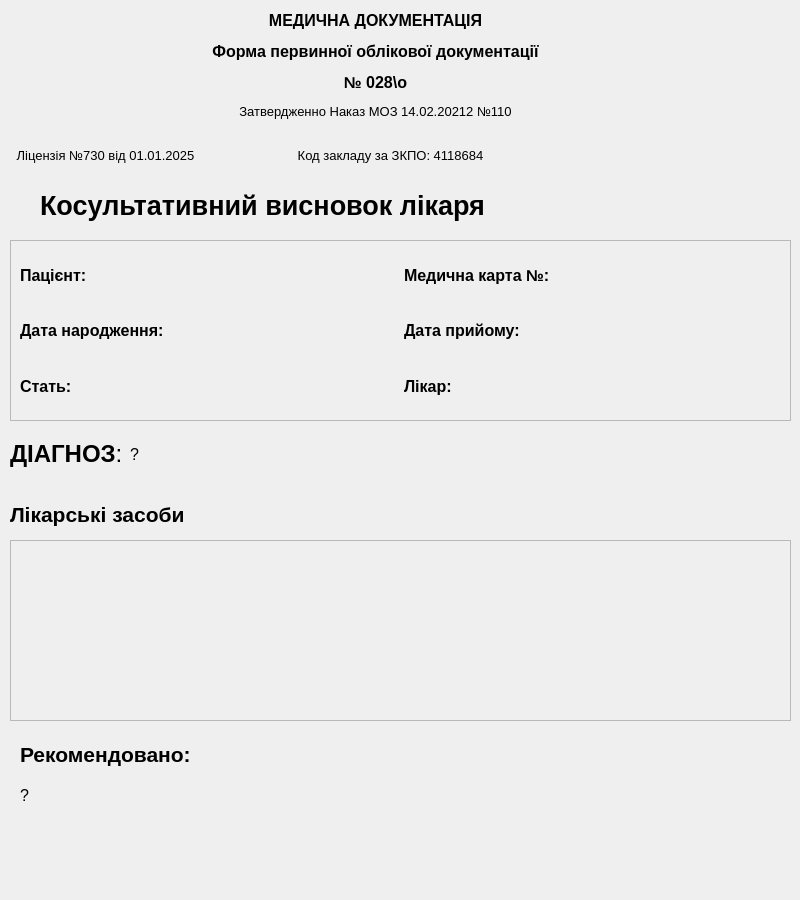
<?xml version="1.0" encoding="UTF-8"?>
<ui version="4.0">
 <class>AppointmentFullWidget</class>
 <widget class="QWidget" name="AppointmentFullWidget">
  <property name="geometry">
   <rect>
    <x>0</x>
    <y>0</y>
    <width>800</width>
    <height>900</height>
   </rect>
  </property>
  <property name="windowTitle">
   <string>Form</string>
  </property>
  <widget class="QLabel" name="title">
   <property name="geometry">
    <rect>
     <x>190</x>
     <y>0</y>
     <width>371</width>
     <height>131</height>
    </rect>
   </property>
   <property name="font">
    <font>
     <pointsize>12</pointsize>
    </font>
   </property>
   <property name="locale">
    <locale language="Ukrainian" country="Ukraine"/>
   </property>
   <property name="text">
    <string>&lt;html&gt;&lt;head/&gt;&lt;body&gt;&lt;p align=&quot;center&quot;&gt;&lt;span style=&quot; font-weight:700;&quot;&gt;МЕДИЧНА ДОКУМЕНТАЦІЯ&lt;/span&gt;&lt;/p&gt;&lt;p align=&quot;center&quot;&gt;&lt;span style=&quot; font-weight:700;&quot;&gt;Форма первинної облікової документації&lt;/span&gt;&lt;/p&gt;&lt;p align=&quot;center&quot;&gt;&lt;span style=&quot; font-weight:700;&quot;&gt;№ 028\о&lt;/span&gt;&lt;/p&gt;&lt;p align=&quot;center&quot;&gt;&lt;span style=&quot; font-size:10pt;&quot;&gt;Затвердженно Наказ МОЗ 14.02.20212 №110&lt;/span&gt;&lt;/p&gt;&lt;/body&gt;&lt;/html&gt;</string>
   </property>
  </widget>
  <widget class="QLabel" name="license">
   <property name="geometry">
    <rect>
     <x>10</x>
     <y>140</y>
     <width>191</width>
     <height>31</height>
    </rect>
   </property>
   <property name="font">
    <font>
     <pointsize>12</pointsize>
    </font>
   </property>
   <property name="locale">
    <locale language="Ukrainian" country="Ukraine"/>
   </property>
   <property name="text">
    <string>&lt;html&gt;&lt;head/&gt;&lt;body&gt;&lt;p align=&quot;center&quot;&gt;&lt;span style=&quot; font-size:10pt;&quot;&gt;Ліцензія №730 від 01.01.2025&lt;/span&gt;&lt;/p&gt;&lt;/body&gt;&lt;/html&gt;</string>
   </property>
  </widget>
  <widget class="QLabel" name="code">
   <property name="geometry">
    <rect>
     <x>280</x>
     <y>140</y>
     <width>221</width>
     <height>31</height>
    </rect>
   </property>
   <property name="font">
    <font>
     <pointsize>12</pointsize>
    </font>
   </property>
   <property name="locale">
    <locale language="Ukrainian" country="Ukraine"/>
   </property>
   <property name="text">
    <string>&lt;html&gt;&lt;head/&gt;&lt;body&gt;&lt;p align=&quot;center&quot;&gt;&lt;span style=&quot; font-size:10pt;&quot;&gt;Код закладу за ЗКПО: 4118684&lt;/span&gt;&lt;/p&gt;&lt;/body&gt;&lt;/html&gt;</string>
   </property>
  </widget>
  <widget class="QLabel" name="diagnosisName">
   <property name="geometry">
    <rect>
     <x>10</x>
     <y>430</y>
     <width>121</width>
     <height>49</height>
    </rect>
   </property>
   <property name="font">
    <font>
     <pointsize>12</pointsize>
    </font>
   </property>
   <property name="locale">
    <locale language="Ukrainian" country="Ukraine"/>
   </property>
   <property name="text">
    <string>&lt;html&gt;&lt;head/&gt;&lt;body&gt;&lt;p&gt;&lt;span style=&quot; font-size:18pt; font-weight:700;&quot;&gt;ДІАГНОЗ&lt;/span&gt;&lt;span style=&quot; font-size:18pt;&quot;&gt;:&lt;/span&gt;&lt;/p&gt;&lt;/body&gt;&lt;/html&gt;</string>
   </property>
  </widget>
  <widget class="QLabel" name="diagnosis">
   <property name="geometry">
    <rect>
     <x>130</x>
     <y>430</y>
     <width>661</width>
     <height>49</height>
    </rect>
   </property>
   <property name="font">
    <font>
     <pointsize>12</pointsize>
    </font>
   </property>
   <property name="locale">
    <locale language="Ukrainian" country="Ukraine"/>
   </property>
   <property name="text">
    <string>&lt;html&gt;&lt;head/&gt;&lt;body&gt;&lt;p&gt;?&lt;/p&gt;&lt;/body&gt;&lt;/html&gt;</string>
   </property>
  </widget>
  <widget class="QFrame" name="infoFrame">
   <property name="geometry">
    <rect>
     <x>10</x>
     <y>240</y>
     <width>781</width>
     <height>181</height>
    </rect>
   </property>
   <property name="frameShape">
    <enum>QFrame::Shape::StyledPanel</enum>
   </property>
   <property name="frameShadow">
    <enum>QFrame::Shadow::Raised</enum>
   </property>
   <property name="midLineWidth">
    <number>1</number>
   </property>
   <widget class="QWidget" name="gridLayoutWidget">
    <property name="geometry">
     <rect>
      <x>10</x>
      <y>10</y>
      <width>761</width>
      <height>161</height>
     </rect>
    </property>
    <layout class="QGridLayout" name="infoLayout">
     <item row="2" column="0">
      <widget class="QLabel" name="gender">
       <property name="font">
        <font>
         <pointsize>12</pointsize>
         <bold>true</bold>
        </font>
       </property>
       <property name="locale">
        <locale language="Ukrainian" country="Ukraine"/>
       </property>
       <property name="text">
        <string>Стать: </string>
       </property>
       <property name="textFormat">
        <enum>Qt::TextFormat::PlainText</enum>
       </property>
      </widget>
     </item>
     <item row="0" column="1">
      <widget class="QLabel" name="medNumber">
       <property name="font">
        <font>
         <pointsize>12</pointsize>
         <bold>true</bold>
        </font>
       </property>
       <property name="locale">
        <locale language="Ukrainian" country="Ukraine"/>
       </property>
       <property name="text">
        <string>Медична карта №: </string>
       </property>
      </widget>
     </item>
     <item row="0" column="0">
      <widget class="QLabel" name="patient">
       <property name="font">
        <font>
         <pointsize>12</pointsize>
         <bold>true</bold>
        </font>
       </property>
       <property name="locale">
        <locale language="Ukrainian" country="Ukraine"/>
       </property>
       <property name="text">
        <string>Пацієнт: </string>
       </property>
       <property name="textFormat">
        <enum>Qt::TextFormat::PlainText</enum>
       </property>
      </widget>
     </item>
     <item row="1" column="0">
      <widget class="QLabel" name="birthdate">
       <property name="font">
        <font>
         <pointsize>12</pointsize>
         <bold>true</bold>
        </font>
       </property>
       <property name="locale">
        <locale language="Ukrainian" country="Ukraine"/>
       </property>
       <property name="text">
        <string>Дата народження: </string>
       </property>
       <property name="textFormat">
        <enum>Qt::TextFormat::PlainText</enum>
       </property>
      </widget>
     </item>
     <item row="1" column="1">
      <widget class="QLabel" name="date">
       <property name="font">
        <font>
         <pointsize>12</pointsize>
         <bold>true</bold>
        </font>
       </property>
       <property name="locale">
        <locale language="Ukrainian" country="Ukraine"/>
       </property>
       <property name="text">
        <string>Дата прийому: </string>
       </property>
      </widget>
     </item>
     <item row="2" column="1">
      <widget class="QLabel" name="doctor">
       <property name="font">
        <font>
         <pointsize>12</pointsize>
         <bold>true</bold>
        </font>
       </property>
       <property name="locale">
        <locale language="Ukrainian" country="Ukraine"/>
       </property>
       <property name="text">
        <string>Лікар: </string>
       </property>
       <property name="textFormat">
        <enum>Qt::TextFormat::PlainText</enum>
       </property>
      </widget>
     </item>
    </layout>
   </widget>
  </widget>
  <widget class="QFrame" name="pharmaciesFrame">
   <property name="geometry">
    <rect>
     <x>10</x>
     <y>540</y>
     <width>781</width>
     <height>181</height>
    </rect>
   </property>
   <property name="frameShape">
    <enum>QFrame::Shape::StyledPanel</enum>
   </property>
   <property name="frameShadow">
    <enum>QFrame::Shadow::Raised</enum>
   </property>
   <property name="midLineWidth">
    <number>1</number>
   </property>
   <widget class="QWidget" name="verticalLayoutWidget">
    <property name="geometry">
     <rect>
      <x>10</x>
      <y>10</y>
      <width>761</width>
      <height>161</height>
     </rect>
    </property>
    <layout class="QVBoxLayout" name="verticalLayout_2">
     <item>
      <widget class="QScrollArea" name="pharmaciesScrollArea">
       <property name="frameShape">
        <enum>QFrame::Shape::NoFrame</enum>
       </property>
       <property name="horizontalScrollBarPolicy">
        <enum>Qt::ScrollBarPolicy::ScrollBarAlwaysOff</enum>
       </property>
       <property name="widgetResizable">
        <bool>true</bool>
       </property>
       <widget class="QWidget" name="scrollAreaWidgetContents">
        <property name="geometry">
         <rect>
          <x>0</x>
          <y>0</y>
          <width>759</width>
          <height>159</height>
         </rect>
        </property>
        <layout class="QVBoxLayout" name="pharmaciesLayout">
         <property name="spacing">
          <number>2</number>
         </property>
         <property name="leftMargin">
          <number>2</number>
         </property>
         <property name="topMargin">
          <number>2</number>
         </property>
         <property name="rightMargin">
          <number>2</number>
         </property>
         <property name="bottomMargin">
          <number>2</number>
         </property>
        </layout>
       </widget>
      </widget>
     </item>
    </layout>
   </widget>
  </widget>
  <widget class="QLabel" name="pharmaciesName">
   <property name="geometry">
    <rect>
     <x>10</x>
     <y>490</y>
     <width>201</width>
     <height>49</height>
    </rect>
   </property>
   <property name="font">
    <font>
     <pointsize>12</pointsize>
    </font>
   </property>
   <property name="locale">
    <locale language="Ukrainian" country="Ukraine"/>
   </property>
   <property name="text">
    <string>&lt;html&gt;&lt;head/&gt;&lt;body&gt;&lt;p&gt;&lt;span style=&quot; font-size:16pt; font-weight:700;&quot;&gt;Лікарські засоби&lt;/span&gt;&lt;/p&gt;&lt;/body&gt;&lt;/html&gt;</string>
   </property>
  </widget>
  <widget class="QLabel" name="recommendationsName">
   <property name="geometry">
    <rect>
     <x>20</x>
     <y>730</y>
     <width>201</width>
     <height>49</height>
    </rect>
   </property>
   <property name="font">
    <font>
     <pointsize>12</pointsize>
    </font>
   </property>
   <property name="locale">
    <locale language="Ukrainian" country="Ukraine"/>
   </property>
   <property name="text">
    <string>&lt;html&gt;&lt;head/&gt;&lt;body&gt;&lt;p&gt;&lt;span style=&quot; font-size:16pt; font-weight:700;&quot;&gt;Рекомендовано:&lt;/span&gt;&lt;/p&gt;&lt;/body&gt;&lt;/html&gt;</string>
   </property>
  </widget>
  <widget class="QLabel" name="recommendations">
   <property name="geometry">
    <rect>
     <x>20</x>
     <y>770</y>
     <width>771</width>
     <height>51</height>
    </rect>
   </property>
   <property name="font">
    <font>
     <pointsize>12</pointsize>
    </font>
   </property>
   <property name="locale">
    <locale language="Ukrainian" country="Ukraine"/>
   </property>
   <property name="text">
    <string>&lt;html&gt;&lt;head/&gt;&lt;body&gt;&lt;p&gt;?&lt;/p&gt;&lt;/body&gt;&lt;/html&gt;</string>
   </property>
  </widget>
  <widget class="QWidget" name="horizontalLayoutWidget">
   <property name="geometry">
    <rect>
     <x>40</x>
     <y>180</y>
     <width>731</width>
     <height>51</height>
    </rect>
   </property>
   <layout class="QHBoxLayout" name="specialityLayout">
    <item>
     <widget class="QLabel" name="speciality">
      <property name="font">
       <font>
        <pointsize>20</pointsize>
        <bold>true</bold>
       </font>
      </property>
      <property name="locale">
       <locale language="Ukrainian" country="Ukraine"/>
      </property>
      <property name="text">
       <string>Косультативний висновок лікаря </string>
      </property>
      <property name="textFormat">
       <enum>Qt::TextFormat::PlainText</enum>
      </property>
     </widget>
    </item>
   </layout>
  </widget>
 </widget>
 <resources/>
 <connections/>
</ui>
